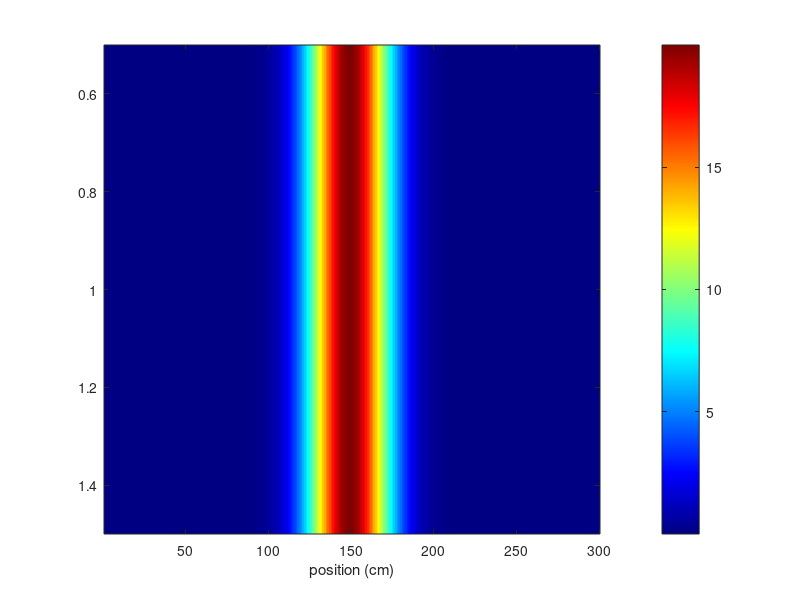

The MATLAB source for this figure: (Note: this script raises an error after producing the figure.)
clear; close all

%% Parameters
%Params for inputs
N = 100; % number of input neurons
L = 300; % length of track in cm
PFsd = 18; %cm (10 mode 16-18 mean from Can's CA3 data)
PFamp = 20; %peak FR in Hz
Nlaps = 1; % number of laps
period = 20; % lap duration, in sec
dt = 0.001; % time resolution in sec

% Synapses params
Imax = 85e-12; % max synaptic weight, a current in Amps. % NolanWiles2011 uses 10-226pA. Mehta uses 1.5-4nA. SongAbbot use dimensionless conductances with G between 0 and Gmax, but not sure about the initial weight matrix. 
Idecay = 10e-3; % EPSC time constant, in sec
Wsd = 10; %1.6*PFsd/(L/N); %standard deviation of initial synaptic weight vector (for gaussian connectivity) 
maxW = 1; % from 0 to 1, proportion of Imax defining the initial maximum weight

%Integrate and Fire params for output neuron (values from SongAbbot2000 if not specified otherwise)
Rm = 100e6; % membrane resistance, in Ohm
tau_m = 20e-3 ; %membrane time constant, in sec
Vrest = -70e-3 ; % resting membrane potential, in Volt
Vthr = -54e-3; % spike threshold, in Volt
Vreset = -60e-3; % reset potential after spike, in Volt
% K = 0.7; % divisive inhibition constant as in Yu Shouva2006 (value unknown)
Adaptation = 0; % 1 or 0, to implement spike-rate adaptation or not
Ek = -70e-3; % K+ equilibrium potential, in Volt
dSRA = 0.06; % increment value of spike-rate adaptation variable modeling adapting K+ leak current (cf DayanAbbott fig 5.6 and eq 5.13)
tau_sra = 100e-3; % time constant for exponential decay of SRA variable

% STDP params
Pdecay = 20e-3; % Pre-before-Post time constant, in sec (20ms in SongAbbott2000, 10ms in MehtaWilson2000)
Ddecay = 20e-3; % Post-before-Pre time constant, in sec (20ms in SongAbbott2000, 10ms in MehtaWilson2000)
Pmax = 0.5/100*Imax; % max Pre-before-Post weight change, in percent of Imax (0.5% in SongAbbot2000, 0.6% in MehtaWilson2000)
Dmax = -0.5/100*Imax; % max Post-before-Pre weight change, in percent of Imax (0.525% in SongAbbott2000, 90% of Pamp in MehtaWilson2000)

% output PF 
Nbin = 50; % Number of bins in which the length of the track is divided

%% Inputs
%Place fields (FR = gaussian function of position x)
x = 1:L; % track positions binned by cm
PFcom = linspace(1, L, N); %1:L/N:L; gives floating point issues for large N % PF centers spread uniformly along the track, with L/N spacing in cm
% PFsd = PFwidth/6; % for gaussian, 4sd = 95%, 6sd = 99.7% of data
FRin = zeros(N,length(x));
for i = 1:N
    FRinNorm(i,x) = exp(-0.5*(x-PFcom(i)).^2/PFsd^2); %normalized from 0 to 1
    FRin(i,x) = PFamp*exp(-0.5*(x-PFcom(i)).^2/PFsd^2); % real FR 
end
meanFRin = max(mean(FRin,2)); % mean FR of the middle input neuron, in Hz

figure
imagesc(FRin(round(N/2),:)); 
xlabel('position (cm)');
colormap(jet(256)); %colormap(brewermap(256,'*YlOrRd'));
c = colorbar; c.Label.String = 'Firing rate (Hz)';
box off; 
% title(['max(meanFRin) = ' num2str(meanFRin) ' Hz'])

figure
imagesc(FRin); 
xlabel('position (cm)'); ylabel('input neurons');
colormap(flipud(gray(256))); %colormap(brewermap(256,'*YlOrRd'));
c = colorbar; c.Label.String = 'Firing rate (Hz)';
box off; axis square 
title(['max(meanFRin) = ' num2str(meanFRin) ' Hz'])

%Running model with constant speed
speed = L/period; % cm/sec
EndTime = Nlaps*L/speed; %in sec
Trun = 0:dt:EndTime; Trun = Trun(1:end-1); % ms resolution
Tlap1 = 0:dt:period; Tlap1 = Tlap1(1:end-1);
Lap1 = linspace(0,L,period/dt); % positions during 1 lap
Run = repmat(Lap1,[1 Nlaps]);%positions during the whole run

figure
plot(Trun(1:end), Run, 'k');
xlabel('time (s)'); ylabel('position (cm)')
box off; axis square

%convert trajectory into firing rate
for i = 1:length(Lap1)
    [minval, idx] = min(abs(x-Lap1(i))); %find closest spatial bin in x for each position in trajectory
    FRlap1(:,i) = FRin(:,idx); % Firing rate at that position for each neuron
end

figure
plot(Tlap1, FRlap1, 'k');
xlabel('time (s)'); ylabel('Firing Rate (Hz)')
box off; axis square

% nonhomogenous Poisson spike generator along trajectory
InRasters = poissrnd(FRlap1.*dt); %matrix of size (N,length(Tlap1)) containing, for each input neuron, the number of spikes in each 1ms bin drawn from Poisson distribution
InRasters(InRasters>=1) = 1; 
InRasters(InRasters == 0) = 0; 
InRastersTF = logical(InRasters);
for i = 1:N
    Spiketimes_in{i} = Trun( InRastersTF(i,:) ); %find positive values = when a spike occured
end

figure
[spikex, spikey] = makedisplayrasters(Spiketimes_in, 0);
displaydisplayrasters(spikex, spikey); hold on
grid off
axis square
xlabel('time, (s)')
ylabel('input neurons')

% convolve input spiketrains with exponential decay to get Post-before-Pre
% weight rule (Depression in classic STDP curves)
% Dshape = exp(-[0::endpoint]./Decay); % 
% D = conv2(InRasters, Dshape(:)); 

% Synaptic weights at time 0 between all input neurons and 1 output neuron (vector of length N) 
% MehtaWilson2000 started with a symmetric connectivity matrix. I could do something
% similar, assuming a CA1 PC already has a PF with COM in the center of
% track and strength of connection following a gaussian. 
% or 
% I could randomly assign weigths to start with. from a distribution that
% favors clusters, e.g. Poisson or exponential, or just from uniform
% distrib, based on BittnerMagee2015 finding that spatial inputs are
% about equal.
% or 
% For BTSP model of emergence: equal weights for all synapses. PF could appear with BTSP or
% inhomogeneities in input neurons spiking. 

% gaussian connectivity with max in center of track, aking to Mehta and Wilson 2000
NeuronID = 1:N;
W = zeros(N,length(Tlap1));
Wmax = maxW*Imax;
W(:,1) = Wmax*exp(-0.5*(NeuronID - N/2).^2/Wsd^2); % vector of N rows following a gaussian distribution of Wmax amplitude 

figure
stem(1:N, W(:,1)*10^12, 'k');
xlabel('Input Neurons'); ylabel('Synaptic Weights (pA) ')
box off; axis square

%% input-output dynamics using Euler's forward method to solve ODEs

%define intial values and length
I = zeros(1,length(Tlap1)); 
V = I;
SRA = I;
OutRaster = I;
D = I;
P = zeros(N,length(Tlap1));
V(1) = Vrest;


for i = 1:length(Tlap1)-1
    % input current to output neuron, EPSCs modelled as pulse with exponential decay
    I(i+1)  = I(i) - dt*I(i)./Idecay + sum(InRasters(:,i).*W(:,i));
    % I&F output neuron
    if Adaptation == 0
        V(i+1) = V(i) + dt * (Vrest - V(i) + I(i) * Rm) / tau_m; % subthreshold membrane potential
    elseif Adaptation == 1
        V(i+1) = V(i) + dt * (Vrest - V(i) -SRA(i)*(V(i)-Ek) + I(i) * Rm) / tau_m; %LIF with spike rate adaptation
        SRA(i+1) = SRA(i) - dt * SRA(i)/tau_sra; % spike-rate-adaptation variable with exponential decay to 0
    end
    
    if V(i+1) >= Vthr
       SRA(n,i+1) = SRA(i+1) + dSRA;
       V(i) = 0; %to visualize spikes with peak at 0 mV
       V(i+1) = Vreset;
       OutRaster(i) = 1;
    end
        
    % STDP variables + update Synaptic weights
    D(i+1) = D(i) - dt*D(i)/Ddecay + OutRaster(i); % output spiketrain convolved with Post-before-Pre update rule, in %
    for n = 1:N % for each presynaptic neuron
        P(n,i+1) = P(n,i) - dt*P(n,i)/Pdecay + InRasters(n,i); % input spiketrains convolved with Pre-before-Post update rule, in %
        W(n,i+1) = W(n,i) + OutRaster(i)*P(n,i)*Pmax + InRasters(n,i)*D(i)*Dmax; % weight update
        if W(n,i+1) < 0
            W(n,i+1) = 0;
        elseif W(n,i+1) > Imax
            W(n,i+1) = Imax;
        end           
    end    
end
Spiketimes_out{1} = Tlap1(find(OutRaster));
SpikeLoc_out = Lap1(find(OutRaster)); %spikes location on track
meanFR_Lap1 = sum(OutRaster)./EndTime;

% compute place field
Track_dbin = L./Nbin; % bin size, in cm
TrackBins = Lap1(1):Track_dbin:Lap1(end);
SpikeCountOut = histcounts(SpikeLoc_out, TrackBins);
TimeInBins = dt*histcounts(Lap1, TrackBins); % compute time spent (in sec) in each spatial bin (not assuming a linear running model but real trajectories)
SpatialFRout = SpikeCountOut./TimeInBins; % in Hz   

figure 
subplot(2,2,1)
plot(Tlap1, I.*10^12)
xlabel('time (s)'); ylabel('input current (pA)')
box off;
subplot(2,2,2)
plot(Tlap1, V.*10^3)
xlabel('time (s)'); ylabel('membrane potential (mV)')
box off;
subplot(2,2,3)
[spikex, spikey] = makedisplayrasters(Spiketimes_out, 0);
displaydisplayrasters(spikex, spikey); hold on
grid off
xlim([0,Tlap1(end)]); xlabel('time, (s)')
ylabel('lap')
title('output neuron')
subplot(2,2,4)
imagesc(SpatialFRout); 
xlabel('spatial bins'); ylabel('lap');
colormap(flipud(gray(256))); %colormap(brewermap(256,'*YlOrRd'));
c = colorbar; c.Label.String = 'Firing rate (Hz)';
box off;
title(['meanFR: ' num2str(meanFR_Lap1) ' Hz'])

figure %STDP variables
InputNum = 66;
x1 = 11.5;
x2 = 12;

subplot(3,1,1)
plot(Tlap1, D, 'r'); hold on
plot(Tlap1, OutRaster, 'k');
xlabel('time (s)'); 
xlim([x1 x2]);
title('output raster + Post-before-Pre variable')
box off;
subplot(3,1,2)
plot(Tlap1, P(InputNum,:), 'r'); hold on
plot(Tlap1, InRasters(InputNum,:), 'k');
xlim([x1 x2]);
title(['input raster #' num2str(InputNum) '  + Pre-before-Post variable'])
box off;
subplot(3,1,3)
plot(Tlap1, W(InputNum,:)./Imax, 'k'); hold on
xlim([x1 x2]);
xlabel('time (s)'); 
ylabel('Norm. synaptic strength')
title(['input #' num2str(InputNum)] )
box off;

figure % Weight changes over time
subplot(2,1,1)
imagesc(W.*10^12);
xlabel('time'); ylabel('input neuron');
colormap(flipud(gray(256))); %colormap(brewermap(256,'*YlOrRd'));
c = colorbar; c.Label.String = 'Synaptic weight (pA)';
box off;
subplot(2,1,2)
plot(Trun, W(60,:).*10^12, 'r'); hold on
plot(Trun, W(69,:).*10^12, 'k'); hold on
xlabel('time (s)'); ylabel('input current (pA)')
box off; 
axis square;






